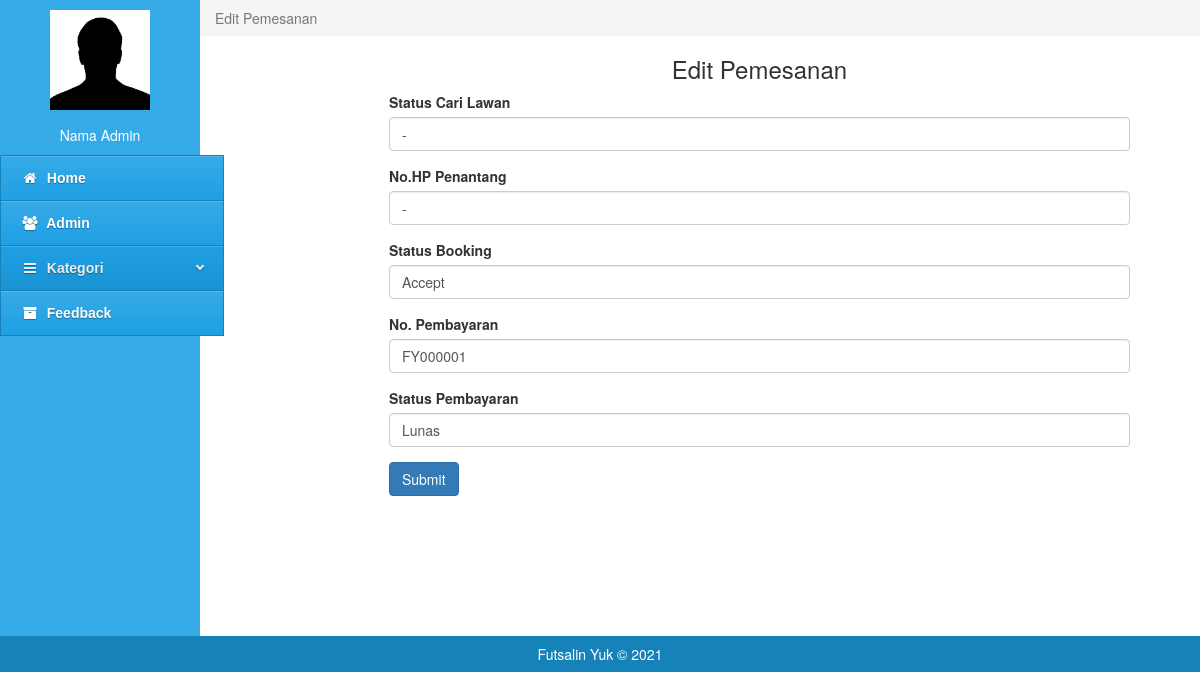
Page /admin-tool/editpemesanan.php?id=30 (signed in) on the committed database.
### tables this page shows
CREATE TABLE `orders` (
  `id` int(11) NOT NULL,
  `user_id` int(100) NOT NULL,
  `nama_pemesan` varchar(255) DEFAULT NULL,
  `nama_tim` varchar(250) DEFAULT NULL,
  `no_pemesan` varchar(200) DEFAULT NULL,
  `nama_lapangan` varchar(255) DEFAULT NULL,
  `alamat_lapangan` text DEFAULT NULL,
  `tanggal` date DEFAULT NULL,
  `jam_mulai` time DEFAULT NULL,
  `jam_berakhir` time DEFAULT NULL,
  `carilawan` varchar(200) DEFAULT NULL,
  `biaya` int(11) DEFAULT NULL,
  `status` varchar(100) NOT NULL,
  `no_penantang` varchar(200) NOT NULL,
  `status_booking` varchar(200) NOT NULL,
  `no_pembayaran` varchar(100) NOT NULL,
  `status_pembayaran` varchar(100) NOT NULL
);

### admin-tool/editpemesanan.php (the view, shortened to what this page needs)
<?php
include '../config/connection.php';
$id = $_GET['id'];
$data = mysqli_query($conn, "SELECT * FROM orders WHERE id = $id");
$data = mysqli_fetch_assoc($data);
?>
<!doctype>
<html lang='ind'>
<head>
   <link rel="stylesheet" href="../assets/css/styles-menu-admin.css">
   <link rel="stylesheet" href="../assets/css/bootstrap.min.css">
   <link rel="stylesheet" href="../assets/css/font-awesome.min.css">
</head>
<body>
   <div class="col-md-2 colmenu" style="padding:0;">
      <div class="col-md-12" style="padding:10px;"><center><img src="../assets/img/profil.jpg" alt="" height="100px" width="100px"></center></div>
      <div class="col-md-12" style="padding:5px;padding-bottom:10px;color:#fff;"><center>Nama Admin</center></div>
      <div id='cssmenu'>
<ul>
   <li><a href='home.php'><i class="fa fa-home fa-fw"></i>&nbsp; Home</a></li>
   <li><a href='?user'><i class="fa fa-users fa-fw"></i>&nbsp; Admin</a></li>
   <li class='active has-sub'><a href='#'><i class="fa fa-bars fa-fw"></i>&nbsp; Kategori</a>
   </li>
   <li><a href='daftar_feedback.php'><i class="fa fa-archive fa-fw"></i>&nbsp; Feedback</a></li>
</div>
   </div>
   <div class="col-md-10" style="padding:0px">
      <ol class="breadcrumb" style="margin:0;border-radius:0;">
          <li class="active">Edit Pemesanan</li>
      </ol>
   </div>
   <div class="col-md-10" style="width: 25cm; padding-left: 5cm;">
				<h3 class="text-center">Edit Pemesanan</h3>
				<form method="post" enctype="multipart/form-data">
					<div class="form-group">
						<label>Status Cari Lawan</label>
						<input type="text" class="form-control" name="status" value="<?php echo $data['status'] ?>">
					</div>
					<div class="form-group">
						<label>No.HP Penantang</label>
						<input type="text" class="form-control" name="no_penantang" value="<?php echo $data['no_penantang'] ?>">
					</div>
					<div class="form-group">
						<label>Status Booking</label>
						<input type="text" class="form-control" name="status_booking" value="<?php echo $data['status_booking'] ?>">
					</div>
					<div class="form-group">
						<label>No. Pembayaran</label>
						<input type="text" class="form-control" name="no_pembayaran" value="<?php echo $data['no_pembayaran'] ?>">
					</div>
					<div class="form-group">
						<label>Status Pembayaran</label>
						<input type="text" class="form-control" name="status_pembayaran" value="<?php echo $data['status_pembayaran'] ?>">
					</div>
					<button class="btn btn-primary" type="submit" name="submit">Submit</button>
				</form>
			</div>
   <div class="col-md-12" style="background:#1682ba;padding:8px;color:#fff;"><center>Futsalin Yuk &copy 2021</center></div>
</body>
<html>

### assets/css/styles-menu-admin.css (style rules this page uses)
#cssmenu, #cssmenu ul, #cssmenu ul li, #cssmenu ul li a { margin: 0; padding: 0; border: 0; list-style: none; line-height: 1; display: block; position: relative; -webkit-box-sizing: border-box; -moz-box-sizing: border-box; box-sizing: border-box; }
#cssmenu { width: 224px; font-family: Helvetica, Arial, sans-serif; color: #ffffff; float: left; }
#cssmenu > ul > li > a { padding: 15px 20px; border-left: 1px solid #1682ba; border-right: 1px solid #1682ba; border-top: 1px solid #1682ba; cursor: pointer; z-index: 2; font-size: 14px; font-weight: bold; text-decoration: none; color: #ffffff; text-shadow: 0 1px 1px rgba(0, 0, 0, 0.35); background: #36aae7; background: -webkit-linear-gradient(#36aae7, #1fa0e4); background: -moz-linear-gradient(#36aae7, #1fa0e4); background: -o-linear-gradient(#36aae7, #1fa0e4); background: -ms-linear-gradient(#36aae7, #1fa0e4); background: linear-gradient(#36aae7, #1fa0e4); box-shadow: inset 0 1px 0 rgba(255, 255, 255, 0.15); }
#cssmenu > ul > li > a:hover, #cssmenu > ul > li.active > a, #cssmenu > ul > li.open > a { color: #eeeeee; background: #1fa0e4; background: -webkit-linear-gradient(#1fa0e4, #1992d1); background: -moz-linear-gradient(#1fa0e4, #1992d1); background: -o-linear-gradient(#1fa0e4, #1992d1); background: -ms-linear-gradient(#1fa0e4, #1992d1); background: linear-gradient(#1fa0e4, #1992d1); }
#cssmenu > ul > li:last-child > a, #cssmenu > ul > li.last > a { border-bottom: 1px solid #1682ba; }
.colmenu { background:#36aae7;padding:0; height:636px; }

### rows in the picture
orders: status "-", no_penantang "-", status_booking "Accept", no_pembayaran "FY000001", status_pembayaran "Lunas"
